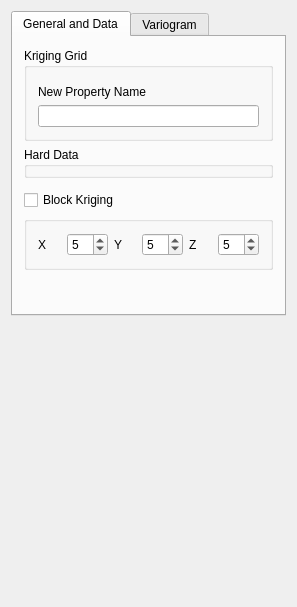
<?xml version="1.0" encoding="UTF-8"?>
<ui version="4.0">
 <class>Dual_Kriging_Parameters</class>
 <widget class="QWidget" name="Dual_Kriging_Parameters">
  <property name="geometry">
   <rect>
    <x>0</x>
    <y>0</y>
    <width>297</width>
    <height>607</height>
   </rect>
  </property>
  <property name="windowTitle">
   <string>Dual kriging Parameters</string>
  </property>
  <property name="AlgorithmCategory" stdset="0">
   <string>Estimation</string>
  </property>
  <property name="AlgorithmDescription" stdset="0">
   <string>DSK, DOK, dKT and dual block kriging</string>
  </property>
  <layout class="QVBoxLayout" name="verticalLayout_3">
   <item>
    <widget class="QTabWidget" name="tabWidget3">
     <property name="currentIndex">
      <number>0</number>
     </property>
     <widget class="QWidget" name="tab">
      <attribute name="title">
       <string>General and Data</string>
      </attribute>
      <layout class="QVBoxLayout" name="verticalLayout_2">
       <item>
        <widget class="QGroupBox" name="SimulationGrid">
         <property name="maximumSize">
          <size>
           <width>32767</width>
           <height>140</height>
          </size>
         </property>
         <property name="title">
          <string>Kriging Grid</string>
         </property>
         <layout class="QVBoxLayout" name="verticalLayout">
          <item>
           <widget class="GridSelector" name="Grid_Name">
            <property name="currentIndex" stdset="0">
             <number>1</number>
            </property>
           </widget>
          </item>
          <item>
           <widget class="QLabel" name="TextLabel2">
            <property name="text">
             <string>New Property Name</string>
            </property>
            <property name="wordWrap">
             <bool>false</bool>
            </property>
           </widget>
          </item>
          <item>
           <widget class="QLineEdit" name="Property_Name"/>
          </item>
         </layout>
        </widget>
       </item>
       <item>
        <widget class="QGroupBox" name="GroupBox3">
         <property name="title">
          <string>Hard Data</string>
         </property>
         <layout class="QHBoxLayout">
          <property name="spacing">
           <number>0</number>
          </property>
          <property name="margin">
           <number>0</number>
          </property>
          <item>
           <widget class="PropertySelector" name="Hard_Data"/>
          </item>
         </layout>
        </widget>
       </item>
       <item>
        <widget class="KrigingTypeSelector" name="Kriging_Type"/>
       </item>
       <item>
        <widget class="QCheckBox" name="do_block_kriging">
         <property name="text">
          <string>Block Kriging</string>
         </property>
        </widget>
       </item>
       <item>
        <widget class="GsTLGroupBox" name="box_BK">
         <property name="enabled">
          <bool>true</bool>
         </property>
         <property name="title">
          <string/>
         </property>
         <property name="displayed" stdset="0">
          <bool>false</bool>
         </property>
         <property name="activated" stdset="0">
          <bool>true</bool>
         </property>
         <layout class="QHBoxLayout" name="_2">
          <item>
           <widget class="QLabel" name="textLabel1">
            <property name="text">
             <string>X</string>
            </property>
            <property name="wordWrap">
             <bool>false</bool>
            </property>
           </widget>
          </item>
          <item>
           <widget class="QSpinBox" name="npoints_x">
            <property name="value">
             <number>5</number>
            </property>
           </widget>
          </item>
          <item>
           <widget class="QLabel" name="textLabel2">
            <property name="text">
             <string>Y</string>
            </property>
            <property name="wordWrap">
             <bool>false</bool>
            </property>
           </widget>
          </item>
          <item>
           <widget class="QSpinBox" name="npoints_y">
            <property name="value">
             <number>5</number>
            </property>
           </widget>
          </item>
          <item>
           <widget class="QLabel" name="textLabel3">
            <property name="text">
             <string>Z</string>
            </property>
            <property name="wordWrap">
             <bool>false</bool>
            </property>
           </widget>
          </item>
          <item>
           <widget class="QSpinBox" name="npoints_z">
            <property name="value">
             <number>5</number>
            </property>
           </widget>
          </item>
         </layout>
        </widget>
       </item>
       <item>
        <spacer>
         <property name="orientation">
          <enum>Qt::Vertical</enum>
         </property>
         <property name="sizeType">
          <enum>QSizePolicy::Expanding</enum>
         </property>
         <property name="sizeHint" stdset="0">
          <size>
           <width>20</width>
           <height>31</height>
          </size>
         </property>
        </spacer>
       </item>
      </layout>
     </widget>
     <widget class="QWidget" name="tab">
      <attribute name="title">
       <string>Variogram</string>
      </attribute>
      <layout class="QVBoxLayout">
       <property name="margin">
        <number>0</number>
       </property>
       <item>
        <widget class="QGroupBox" name="GroupBox11">
         <property name="title">
          <string>Variogram</string>
         </property>
         <layout class="QVBoxLayout">
          <property name="spacing">
           <number>6</number>
          </property>
          <property name="margin">
           <number>11</number>
          </property>
          <item>
           <widget class="VariogramInput" name="Variogram"/>
          </item>
         </layout>
        </widget>
       </item>
       <item>
        <spacer>
         <property name="orientation">
          <enum>Qt::Vertical</enum>
         </property>
         <property name="sizeType">
          <enum>QSizePolicy::Expanding</enum>
         </property>
         <property name="sizeHint" stdset="0">
          <size>
           <width>20</width>
           <height>131</height>
          </size>
         </property>
        </spacer>
       </item>
      </layout>
     </widget>
    </widget>
   </item>
   <item>
    <spacer>
     <property name="orientation">
      <enum>Qt::Vertical</enum>
     </property>
     <property name="sizeType">
      <enum>QSizePolicy::Expanding</enum>
     </property>
     <property name="sizeHint" stdset="0">
      <size>
       <width>20</width>
       <height>16</height>
      </size>
     </property>
    </spacer>
   </item>
  </layout>
 </widget>
 <layoutdefault spacing="6" margin="11"/>
 <pixmapfunction>qPixmapFromMimeSource</pixmapfunction>
 <customwidgets>
  <customwidget>
   <class>VariogramInput</class>
   <extends>QWidget</extends>
   <header>GsTLAppli/extra/qtplugins/variogram_input.h</header>
  </customwidget>
  <customwidget>
   <class>KrigingTypeSelector</class>
   <extends>QWidget</extends>
   <header>GsTLAppli/extra/qtplugins/kriging_type_selector.h</header>
  </customwidget>
  <customwidget>
   <class>GsTLGroupBox</class>
   <extends>QGroupBox</extends>
   <header>GsTLAppli/extra/qtplugins/selectors.h</header>
  </customwidget>
  <customwidget>
   <class>GridSelector</class>
   <extends>QWidget</extends>
   <header>GsTLAppli/extra/qtplugins/selectors.h</header>
  </customwidget>
  <customwidget>
   <class>PropertySelector</class>
   <extends>QWidget</extends>
   <header>GsTLAppli/extra/qtplugins/selectors.h</header>
  </customwidget>
 </customwidgets>
 <includes>
  <include location="local">gridselector.h</include>
  <include location="local">krigingtypeselector.h</include>
  <include location="local">propertyselector.h</include>
  <include location="local">ellipsoidinput.h</include>
  <include location="local">gstl_table.h</include>
  <include location="local">gstl_table.h</include>
  <include location="local">variograminput.h</include>
 </includes>
 <resources/>
 <connections>
  <connection>
   <sender>Grid_Name</sender>
   <signal>activated(QString)</signal>
   <receiver>Kriging_Type</receiver>
   <slot>set_grid(QString)</slot>
   <hints>
    <hint type="sourcelabel">
     <x>20</x>
     <y>20</y>
    </hint>
    <hint type="destinationlabel">
     <x>20</x>
     <y>20</y>
    </hint>
   </hints>
  </connection>
  <connection>
   <sender>Grid_Name</sender>
   <signal>activated(QString)</signal>
   <receiver>Hard_Data</receiver>
   <slot>set_domain_grid(QString)</slot>
   <hints>
    <hint type="sourcelabel">
     <x>20</x>
     <y>20</y>
    </hint>
    <hint type="destinationlabel">
     <x>20</x>
     <y>20</y>
    </hint>
   </hints>
  </connection>
  <connection>
   <sender>Hard_Data</sender>
   <signal>object_changed(QString)</signal>
   <receiver>Kriging_Type</receiver>
   <slot>set_hd_grid(QString)</slot>
   <hints>
    <hint type="sourcelabel">
     <x>20</x>
     <y>20</y>
    </hint>
    <hint type="destinationlabel">
     <x>20</x>
     <y>20</y>
    </hint>
   </hints>
  </connection>
  <connection>
   <sender>do_block_kriging</sender>
   <signal>toggled(bool)</signal>
   <receiver>box_BK</receiver>
   <slot>setVisible(bool)</slot>
   <hints>
    <hint type="sourcelabel">
     <x>149</x>
     <y>367</y>
    </hint>
    <hint type="destinationlabel">
     <x>149</x>
     <y>401</y>
    </hint>
   </hints>
  </connection>
 </connections>
</ui>
